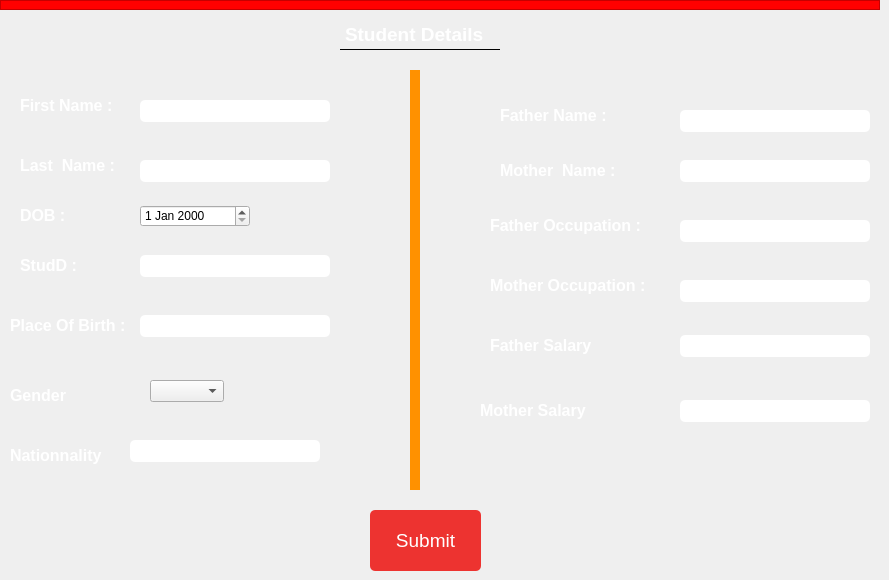
     <widget class="QWidget" name="Teachers">
      <attribute name="title">
       <string>Students</string>
      </attribute>
      <attribute name="toolTip">
       <string>Student Details</string>
      </attribute>
      <widget class="QLabel" name="label">
       <property name="geometry">
        <rect>
         <x>340</x>
         <y>20</y>
         <width>160</width>
         <height>30</height>
        </rect>
       </property>
       <property name="font">
        <font>
         <pointsize>14</pointsize>
         <weight>75</weight>
         <bold>true</bold>
        </font>
       </property>
       <property name="styleSheet">
        <string notr="true">QLabel{
border:none;
border-bottom:1px solid black;
color:white;
}</string>
       </property>
       <property name="text">
        <string>Student Details</string>
       </property>
      </widget>
      <widget class="QLabel" name="studenfirstnamelabel">
       <property name="geometry">
        <rect>
         <x>20</x>
         <y>90</y>
         <width>110</width>
         <height>30</height>
        </rect>
       </property>
       <property name="font">
        <font>
         <pointsize>12</pointsize>
         <weight>75</weight>
         <bold>true</bold>
        </font>
       </property>
       <property name="styleSheet">
        <string notr="true">QLabel{
color:white;
background-color:transparent;
}

</string>
       </property>
       <property name="text">
        <string>First Name :</string>
       </property>
      </widget>
      <widget class="QLabel" name="studenlastnamelabel">
       <property name="geometry">
        <rect>
         <x>20</x>
         <y>150</y>
         <width>110</width>
         <height>30</height>
        </rect>
       </property>
       <property name="font">
        <font>
         <pointsize>12</pointsize>
         <weight>75</weight>
         <bold>true</bold>
        </font>
       </property>
       <property name="styleSheet">
        <string notr="true">QLabel{
color:white;
background-color:transparent;
}

</string>
       </property>
       <property name="text">
        <string>Last  Name :</string>
       </property>
      </widget>
      <widget class="QLabel" name="Dobla">
       <property name="geometry">
        <rect>
         <x>20</x>
         <y>200</y>
         <width>90</width>
         <height>30</height>
        </rect>
       </property>
       <property name="font">
        <font>
         <pointsize>12</pointsize>
         <weight>75</weight>
         <bold>true</bold>
        </font>
       </property>
       <property name="styleSheet">
        <string notr="true">QLabel{
color:white;
background-color:transparent;
}

</string>
       </property>
       <property name="text">
        <string>DOB :</string>
       </property>
      </widget>
      <widget class="QLabel" name="label_5">
       <property name="geometry">
        <rect>
         <x>20</x>
         <y>250</y>
         <width>90</width>
         <height>30</height>
        </rect>
       </property>
       <property name="font">
        <font>
         <pointsize>12</pointsize>
         <weight>75</weight>
         <bold>true</bold>
        </font>
       </property>
       <property name="styleSheet">
        <string notr="true">QLabel{
color:white;
background-color:transparent;
}

</string>
       </property>
       <property name="text">
        <string>StudD :</string>
       </property>
      </widget>
      <widget class="QLabel" name="label_6">
       <property name="geometry">
        <rect>
         <x>10</x>
         <y>310</y>
         <width>130</width>
         <height>30</height>
        </rect>
       </property>
       <property name="font">
        <font>
         <pointsize>12</pointsize>
         <weight>75</weight>
         <bold>true</bold>
        </font>
       </property>
       <property name="styleSheet">
        <string notr="true">QLabel{
color:white;
background-color:transparent;
}

</string>
       </property>
       <property name="text">
        <string>Place Of Birth :</string>
       </property>
      </widget>
      <widget class="QLabel" name="stu_fatherN_label">
       <property name="geometry">
        <rect>
         <x>500</x>
         <y>100</y>
         <width>120</width>
         <height>30</height>
        </rect>
       </property>
       <property name="font">
        <font>
         <pointsize>12</pointsize>
         <weight>75</weight>
         <bold>true</bold>
        </font>
       </property>
       <property name="styleSheet">
        <string notr="true">QLabel{
color:white;
background-color:transparent;
}

</string>
       </property>
       <property name="text">
        <string>Father Name :</string>
       </property>
      </widget>
      <widget class="QLabel" name="stu_motherN_label">
       <property name="geometry">
        <rect>
         <x>500</x>
         <y>160</y>
         <width>130</width>
         <height>21</height>
        </rect>
       </property>
       <property name="font">
        <font>
         <pointsize>12</pointsize>
         <weight>75</weight>
         <bold>true</bold>
        </font>
       </property>
       <property name="styleSheet">
        <string notr="true">QLabel{
color:white;
background-color:transparent;
}

</string>
       </property>
       <property name="text">
        <string>Mother  Name :</string>
       </property>
      </widget>
      <widget class="QLabel" name="stu_father_occ_label">
       <property name="geometry">
        <rect>
         <x>490</x>
         <y>210</y>
         <width>170</width>
         <height>30</height>
        </rect>
       </property>
       <property name="font">
        <font>
         <pointsize>12</pointsize>
         <weight>75</weight>
         <bold>true</bold>
        </font>
       </property>
       <property name="styleSheet">
        <string notr="true">QLabel{
color:white;
background-color:transparent;
}

</string>
       </property>
       <property name="text">
        <string>Father Occupation :</string>
       </property>
      </widget>
      <widget class="QLabel" name="stu_mother_occ_labe">
       <property name="geometry">
        <rect>
         <x>490</x>
         <y>270</y>
         <width>170</width>
         <height>30</height>
        </rect>
       </property>
       <property name="font">
        <font>
         <pointsize>12</pointsize>
         <weight>75</weight>
         <bold>true</bold>
        </font>
       </property>
       <property name="styleSheet">
        <string notr="true">QLabel{
color:white;
background-color:transparent;
}

</string>
       </property>
       <property name="text">
        <string>Mother Occupation :</string>
       </property>
      </widget>
      <widget class="QLineEdit" name="stufirstnametext">
       <property name="geometry">
        <rect>
         <x>140</x>
         <y>100</y>
         <width>190</width>
         <height>22</height>
        </rect>
       </property>
       <property name="styleSheet">
        <string notr="true">QLineEdit{
border-radius:5px;
}</string>
       </property>
      </widget>
      <widget class="QLineEdit" name="stulastnametext">
       <property name="geometry">
        <rect>
         <x>140</x>
         <y>160</y>
         <width>190</width>
         <height>22</height>
        </rect>
       </property>
       <property name="styleSheet">
        <string notr="true">QLineEdit{
border-radius:5px;
}</string>
       </property>
      </widget>
      <widget class="QLineEdit" name="stuidtext">
       <property name="geometry">
        <rect>
         <x>140</x>
         <y>255</y>
         <width>190</width>
         <height>22</height>
        </rect>
       </property>
       <property name="styleSheet">
        <string notr="true">QLineEdit{
border-radius:5px;
}</string>
       </property>
      </widget>
      <widget class="QLineEdit" name="stuplaceofbirthtext">
       <property name="geometry">
        <rect>
         <x>140</x>
         <y>315</y>
         <width>190</width>
         <height>22</height>
        </rect>
       </property>
       <property name="styleSheet">
        <string notr="true">QLineEdit{
border-radius:5px;
}</string>
       </property>
      </widget>
      <widget class="QLineEdit" name="stu_nationnality_text">
       <property name="geometry">
        <rect>
         <x>130</x>
         <y>440</y>
         <width>190</width>
         <height>22</height>
        </rect>
       </property>
       <property name="styleSheet">
        <string notr="true">QLineEdit{
border-radius:5px;
}</string>
       </property>
      </widget>
      <widget class="QLineEdit" name="stu_fatherN_text">
       <property name="geometry">
        <rect>
         <x>680</x>
         <y>110</y>
         <width>190</width>
         <height>22</height>
        </rect>
       </property>
       <property name="styleSheet">
        <string notr="true">QLineEdit{
border-radius:5px;
}</string>
       </property>
      </widget>
      <widget class="QLineEdit" name="stu_motherN_text">
       <property name="geometry">
        <rect>
         <x>680</x>
         <y>160</y>
         <width>190</width>
         <height>22</height>
        </rect>
       </property>
       <property name="styleSheet">
        <string notr="true">QLineEdit{
border-radius:5px;
}</string>
       </property>
      </widget>
      <widget class="QLineEdit" name="stu_father_occ_text">
       <property name="geometry">
        <rect>
         <x>680</x>
         <y>220</y>
         <width>190</width>
         <height>22</height>
        </rect>
       </property>
       <property name="styleSheet">
        <string notr="true">QLineEdit{
border-radius:5px;
}</string>
       </property>
      </widget>
      <widget class="QLineEdit" name="stu_mother_occ_text">
       <property name="geometry">
        <rect>
         <x>680</x>
         <y>280</y>
         <width>190</width>
         <height>22</height>
        </rect>
       </property>
       <property name="styleSheet">
        <string notr="true">QLineEdit{
border-radius:5px;
}</string>
       </property>
      </widget>
      <widget class="QLabel" name="label_12">
       <property name="geometry">
        <rect>
         <x>10</x>
         <y>380</y>
         <width>130</width>
         <height>30</height>
        </rect>
       </property>
       <property name="font">
        <font>
         <pointsize>12</pointsize>
         <weight>75</weight>
         <bold>true</bold>
        </font>
       </property>
       <property name="styleSheet">
        <string notr="true">QLabel{
color:white;
background-color:transparent;
}

</string>
       </property>
       <property name="text">
        <string>Gender</string>
       </property>
      </widget>
      <widget class="QLabel" name="label_13">
       <property name="geometry">
        <rect>
         <x>10</x>
         <y>440</y>
         <width>130</width>
         <height>30</height>
        </rect>
       </property>
       <property name="font">
        <font>
         <pointsize>12</pointsize>
         <weight>75</weight>
         <bold>true</bold>
        </font>
       </property>
       <property name="styleSheet">
        <string notr="true">QLabel{
color:white;
background-color:transparent;
}

</string>
       </property>
       <property name="text">
        <string>Nationnality</string>
       </property>
      </widget>
      <widget class="QFrame" name="frame_3">
       <property name="geometry">
        <rect>
         <x>0</x>
         <y>0</y>
         <width>880</width>
         <height>10</height>
        </rect>
       </property>
       <property name="styleSheet">
        <string notr="true">QFrame{
background-color:red;
}</string>
       </property>
       <property name="frameShape">
        <enum>QFrame::StyledPanel</enum>
       </property>
       <property name="frameShadow">
        <enum>QFrame::Raised</enum>
       </property>
      </widget>
      <widget class="QFrame" name="frame_5">
       <property name="geometry">
        <rect>
         <x>410</x>
         <y>70</y>
         <width>10</width>
         <height>420</height>
        </rect>
       </property>
       <property name="styleSheet">
        <string notr="true">QFrame{
background-color:#ff9100;
border-radius:20px;
}</string>
       </property>
       <property name="frameShape">
        <enum>QFrame::StyledPanel</enum>
       </property>
       <property name="frameShadow">
        <enum>QFrame::Raised</enum>
       </property>
      </widget>
      <widget class="QLabel" name="stu_father_sal_label">
       <property name="geometry">
        <rect>
         <x>490</x>
         <y>330</y>
         <width>170</width>
         <height>30</height>
        </rect>
       </property>
       <property name="font">
        <font>
         <pointsize>12</pointsize>
         <weight>75</weight>
         <bold>true</bold>
        </font>
       </property>
       <property name="styleSheet">
        <string notr="true">QLabel{
color:white;
background-color:transparent;
}

</string>
       </property>
       <property name="text">
        <string>Father Salary</string>
       </property>
      </widget>
      <widget class="QLineEdit" name="stu_father_sal_text">
       <property name="geometry">
        <rect>
         <x>680</x>
         <y>335</y>
         <width>190</width>
         <height>22</height>
        </rect>
       </property>
       <property name="styleSheet">
        <string notr="true">QLineEdit{
border-radius:5px;
}</string>
       </property>
      </widget>
      <widget class="QLineEdit" name="stu_mother_sal_text">
       <property name="geometry">
        <rect>
         <x>680</x>
         <y>400</y>
         <width>190</width>
         <height>22</height>
        </rect>
       </property>
       <property name="styleSheet">
        <string notr="true">QLineEdit{
border-radius:5px;
}</string>
       </property>
       <property name="text">
        <string/>
       </property>
      </widget>
      <widget class="QLabel" name="label_28">
       <property name="geometry">
        <rect>
         <x>480</x>
         <y>395</y>
         <width>170</width>
         <height>30</height>
        </rect>
       </property>
       <property name="font">
        <font>
         <pointsize>12</pointsize>
         <weight>75</weight>
         <bold>true</bold>
        </font>
       </property>
       <property name="styleSheet">
        <string notr="true">QLabel{
color:white;
background-color:transparent;
}

</string>
       </property>
       <property name="text">
        <string>Mother Salary</string>
       </property>
      </widget>
      <widget class="QComboBox" name="stugendertext">
       <property name="geometry">
        <rect>
         <x>150</x>
         <y>380</y>
         <width>74</width>
         <height>22</height>
        </rect>
       </property>
       <item>
        <property name="text">
         <string/>
        </property>
       </item>
       <item>
        <property name="text">
         <string>Male</string>
        </property>
       </item>
       <item>
        <property name="text">
         <string>Female</string>
        </property>
       </item>
       <item>
        <property name="text">
         <string>Custom</string>
        </property>
       </item>
      </widget>
      <widget class="QDateEdit" name="DOBtext">
       <property name="geometry">
        <rect>
         <x>140</x>
         <y>205</y>
         <width>110</width>
         <height>22</height>
        </rect>
       </property>
      </widget>
      <widget class="QPushButton" name="pushButtonstu">
       <property name="geometry">
        <rect>
         <x>370</x>
         <y>510</y>
         <width>111</width>
         <height>61</height>
        </rect>
       </property>
       <property name="font">
        <font>
         <pointsize>14</pointsize>
         <underline>false</underline>
         <strikeout>false</strikeout>
        </font>
       </property>
       <property name="styleSheet">
        <string notr="true">QPushButton{color: #fff !important;
text-transform: uppercase;
text-decoration: none;
background: #ed3330;
padding: 20px;
border-radius: 5px;
display: inline-block;
border: none;
transition: all 0.4s ease 0s;
}

QPushButton:hover {
background: #434343;
letter-spacing: 1px;
box-shadow: 5px 40px -10px rgba(0,0,0,0.57);
transition: all 0.4s ease 0s;
}</string>
       </property>
       <property name="text">
        <string>Submit</string>
       </property>
      </widget>
     </widget>
